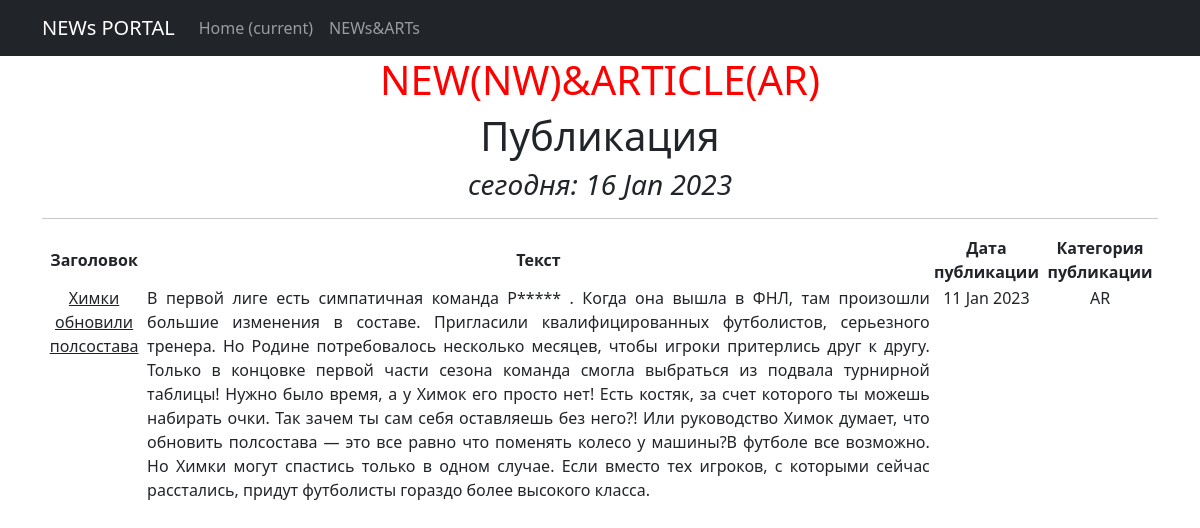
Screenshot of /news/1 with the database file from the repository.
### newsandart/models.py (models this page shows, shortened)
class Post(models.Model):
    author = models.ForeignKey(Author, on_delete=models.CASCADE)
    NEWS = "NW"
    ARTICLE = "AR"
    CATEGORY_CHOICE = (
        (NEWS, "Новость"),
        (ARTICLE, "Статья"),
    )
    categoryType = models.CharField(max_length=8, choices=CATEGORY_CHOICE, default=ARTICLE)
    dateCreation = models.DateTimeField(auto_now_add=True)
    postCategory = models.ManyToManyField(Category, through="PostCategory")
    title = models.CharField(max_length=128)
    text = models.TextField()
    rating = models.SmallIntegerField(default=0)

### newsandart/views.py (the view)
# urls.py: path('<int:pk>', PostDetail.as_view()),
class PostDetail(DetailView):
    model = Post
    template_name = 'flatpages/new.html'
    context_object_name = "new"
    def get_context_data(self, **kwargs):
        context = super().get_context_data(**kwargs)
        context['time_now'] = datetime.utcnow()
        return context

### newsandart/templatetags/my_filters.py (called while the page is built)
@register.filter()
def censor(value):
    forbiddens = ['тыгын', 'кино', 'родина']
    if not isinstance(value, str):
        raise TypeError(f"Недопустимое значение '{type(value)}'Нужно ввести строковое значение")
    for word in value.split():
        if word.lower() in forbiddens:
            value = value.replace(word, f"{word[0]}{'*' * (len(word) - 1)}")
    return value

### newsandart/templatetags/my_tags.py (called while the page is built)
@register.simple_tag()
def current_time(format_string='%d %b %Y'):
   return f"сегодня: {datetime.utcnow().strftime(format_string)}"

### templates/flatpages/new.html (shortened to what this page needs)
{% extends 'flatpages/default.html' %}
{% load static %}
{% load my_tags %}
{% load my_filters %}
{% block content %}
<h1><font color="red">NEW(NW)&ARTICLE(AR)</h1></font>
<h1>Публикация</h1>
<h3><i>{% current_time '%d %b %Y' %}</i></h3>
<hr>
    <table>
           <tr>
               <td><b>Заголовок</b></td>
               <td><b>Текст</b></td>
               <td><b>Дата публикации</b></td>
               <td><b>Категория публикации</b></td>
           </tr>
           <tr>
               <td valign="top"><u>{{ new.title|censor }}</u></td>
               <td><p align="justify">{{ new.text|censor }}</p></td>
               <td valign="top">{{ new.dateCreation|date:"d M Y" }}</td>
               <td valign="top">{{ new.categoryType }}</td>
           </tr>
       </table>
{% endblock content %}

### rows the page displays
Post: title|censor "Химки обновили полсостава", text|censor "В первой лиге есть симпатичная команда Р***** . Когда она вышла в ФНЛ, там произошли большие изменения в составе. Пригласили квалифицированных футболистов, серьезного тренера. Но Родине потребовалось несколько месяцев, чтобы игроки притерлись друг к другу. Только в концовке первой части сезона команда смогла выбраться из подвала турнирной таблицы! Нужно было время, а у Химок его просто нет! Есть костяк, за счет которого ты можешь набирать очки. Так зачем ты сам себя оставляешь без него?! Или руководство Химок думает, что обновить полсостава — это все равно что поменять колесо у машины?В футболе все возможно. Но Химки могут спастись только в одном случае. Если вместо тех игроков, с которыми…", dateCreation "11 Jan 2023", categoryType "AR"
